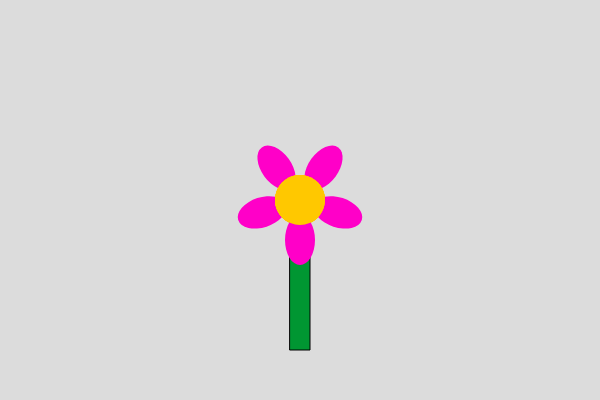
Frame 1 (no input)
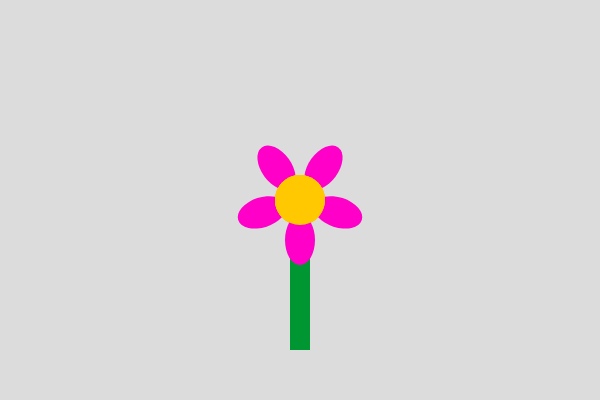
Frame 60 (no input)
Frame 120 (the mouse pressed at the canvas centre since frame 60): identical to frame 60, image omitted

The p5.js sketch that drew these frames (run headless with seeded random() and noise() and a simulated clock; from frame 60 on, the mouse is pressed at the canvas centre):

// p5.js sketch
// ── sketch.js
// https://editor.p5js.org/jht9629-nyu/sketches/F9lp6QHtA
// The flower gets distorted when calling the function.
// https://editor.p5js.org/Emily_Mayling/sketches/y-VjJKtGb
// week 5 exercise

function setup() {
  createCanvas(600, 400);
  angleMode(DEGREES); // Set the drawing mode to degrees
}

function draw() {
  background(220);

  // Move the center of the drawing area to the center of the canvas
  translate(width / 2, height / 2);

  // flower(100, 100);
  flower(0, 0);

//   fill(0, 150, 50);
//   rect(-10, 0, 20, 150); // Draw the stem

//   let angleStep = 360 / 5; // 360 degrees in a circle / 5 petals = 72 degrees

//   for (let i = 0; i < 5; i++) {
//     rotate(angleStep); // draw the 5 petals
//     fill(255, 0, 200);
//     noStroke();
//     ellipse(0, 40, 30, 50); // (x, y, width, height);

//     fill(255, 200, 0); // Yellow center
//     ellipse(0, 0, 50, 50);
//   }
}

// what is purpose of x, y parameters?
//
function flower(x, y) {
  fill(0, 150, 50);
  rect(x - 10, y, 20, 150); // Draw the stem

  let angleStep = 360 / 5; // 360 degrees in a circle / 5 petals = 72 degrees

  for (let i = 0; i < 5; i++) {
    rotate(angleStep); // draw the 5 petals
    fill(255, 0, 200);
    noStroke();
    ellipse(x, y + 40, 30, 50); // (x, y, width, height);

    fill(255, 200, 0); // Yellow center
    ellipse(x, y, 50, 50);
  }
}
